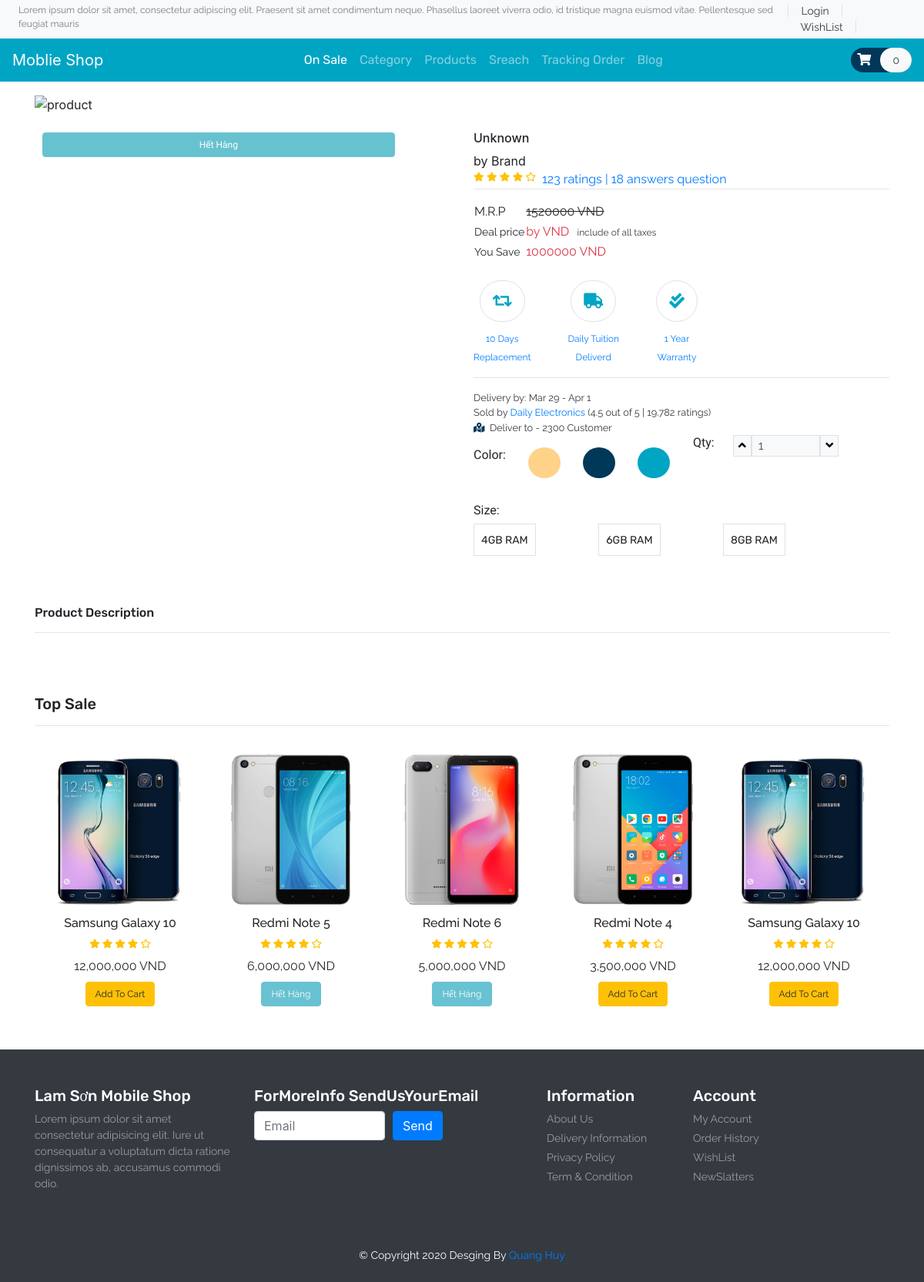
The page /product.php on the database its author committed.
### tables this page shows
CREATE TABLE `dienthoai` (
  `MaDienThoai` int(10) NOT NULL,
  `TenDienThoai` varchar(100) NOT NULL,
  `MaHang` int(10) NOT NULL,
  `img` varchar(100) NOT NULL,
  `GiaTien` int(10) NOT NULL,
  `MoTa` varchar(200) NOT NULL,
  `SoLuong` int(10) NOT NULL,
  `DaBan` int(10) NOT NULL
);

### product.php (called while the page is built)
<?php
include('header.php');
?>
    <?php
    include('Template/_products.php');
    include('Template/_top-sale.php');
    ?>
<?php
include('footer.php')
?>

### database/DBController.php (called while the page is built, shortened)
<?php
    class DBController{
        protected $host = 'localhost';
        protected $user = 'root';
        protected $password = "";
        protected $database = "bandienthoai";
        public function __construct()
        {
            $this->con = mysqli_connect($this->host,$this->user,$this->password,$this->database);
        }
    }
?>

### functions.php (called while the page is built, shortened)
<?php
    require('database/DBController.php');
    require('database/Product.php');
    $db = new DBController();
    $product = new Product($db);
    $product_data = $product->getData();
?>

### database/Product.php (called while the page is built, shortened)
<?php
class Product
{
    public $db = null;
    public function __construct(DBController $db)
    {
        $this->db = $db;
    }
    public function getData($table = "dienthoai")
    {
        $result = $this->db->con->query("SELECT * FROM {$table}");
        $resultArray = array();
        while ($item = mysqli_fetch_array($result, MYSQLI_ASSOC)) {
            $resultArray[] = $item;
        }
        return $resultArray;
    }
    public function getDataTopSale($table = "dienthoai", $soLuong = '10')
    {
        $query_string = "SELECT * FROM {$table} WHERE DaBan >= '$soLuong'";
        $result = $this->db->con->query($query_string);
        $resultArray = array();
        while ($item = mysqli_fetch_array($result, MYSQLI_ASSOC)) {
            $resultArray[] = $item;
        }
        return $resultArray;
    }
}

### Template/_top-sale.php (the view, shortened to what this page needs)
<?php
$product_data = $product->getDataTopSale();
shuffle($product_data);
?>
<section id="top-sale">
    <div class="container py-5">
        <h4 class="font-rubik font-size-20">Top Sale</h4>
        <hr>
        <div class="owl-carousel owl-theme">
            <?php foreach ($product_data as $item) { ?>
                <div class="item py-2">
                    <div class="product font-rale">
                        <?php
                        if ($accountID == null) : ?>
                            <a href="<?php printf("%s?MaDienThoai=%s", "product.php", $item['MaDienThoai']) ?>"><img src="<?php echo $item['img'] ?? "./assets/products/1.png" ?>" alt="Product1" class="img-fluid"></a>
                        <?php
                        endif;
                        ?>
                        <div class="text-center">
                            <h6><?php echo $item['TenDienThoai'] ?? "Unknown" ?></h6>
                            <div class="rating text-warning font-size-12">
                                <span><i class="fas fa-star"></i></span>
                                <span><i class="fas fa-star"></i></span>
                                <span><i class="fas fa-star"></i></span>
                                <span><i class="fas fa-star"></i></span>
                                <span><i class="far fa-star"></i></span>
                            </div>
                            <div class="price py-2">
                                <span><?php echo number_format($item["GiaTien"])  . " VND" ?? "0" ?></span>
                            </div>
                            <form method="POST">
                                <?php
                                    if ($item['SoLuong'] <= 0) {
                                        echo '<button type="submit" disabled name="top_sale_submit" class="btn btn-info font-size-12">Hết Hàng</button>';
                                    }else{
                                        echo '<button type="submit" name="top_sale_submit" class="btn btn-warning font-size-12">Add To Cart</button>';
                                    }
                                ?>
                            </form>
                        </div>
                    </div>
                </div>
            <?php }
            ?>
        </div>
    </div>
</section>

### style.css (style rules this page uses)
button, button:focus { outline: none !important; box-shadow: none !important; }
.font-rale { font-family: "Raleway", cursive; }
.font-rubik { font-family: "Rubik", cursive; }
.font-size-12 { font-size: 12px; }
.font-size-20 { font-size: 20px; }
#top-sale .owl-carousel .item .product a { overflow: hidden; }
#top-sale .owl-carousel .item .product img { transition: transform 0.5s ease; }

### rows shown on the page
dienthoai: img (picture), TenDienThoai "Samsung Galaxy 10", GiaTien "12,000,000 VND", SoLuong "Add To Cart"
dienthoai: img (picture), TenDienThoai "Redmi Note 5", GiaTien "6,000,000 VND", SoLuong "Hết Hàng"
dienthoai: img (picture), TenDienThoai "Redmi Note 6", GiaTien "5,000,000 VND", SoLuong "Hết Hàng"
dienthoai: img (picture), TenDienThoai "Redmi Note 4", GiaTien "3,500,000 VND", SoLuong "Add To Cart"

### other values the page prints
$theProduct['TenDienThoai'] "Unknown"
$theProductName['TenHang'] "Brand"
$theProduct['GiaTien'] . " VND" "VND"
